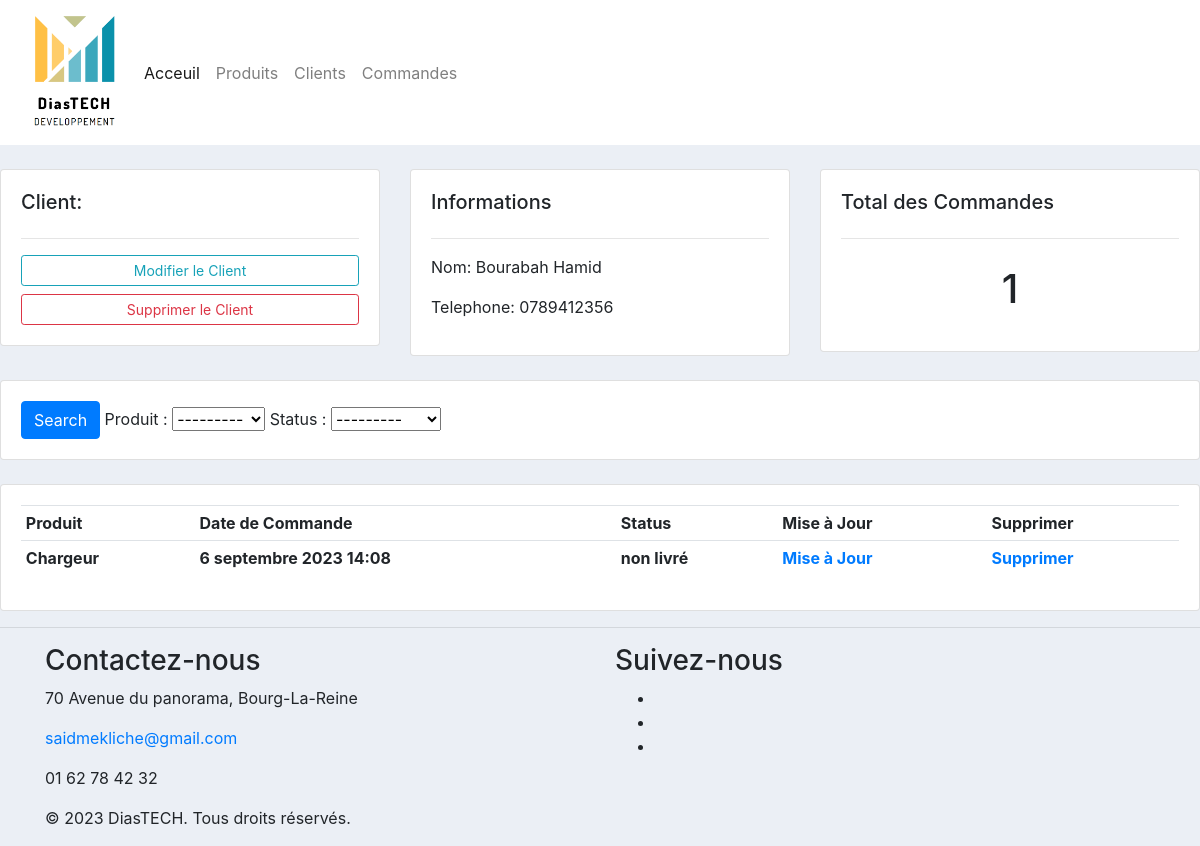
The page /client//3 on the database its author committed.
### client/models.py (models this page shows, shortened)
class Client(models.Model):
    nom = models.CharField(max_length=200, null=True)
    telephone = models.CharField(max_length=200, null=True)
    date_creation = models.DateTimeField(auto_now_add=True)

### commande/models.py (models this page shows)
class Commande(models.Model):
    STATUS = (
        ('en_instance', 'En instance'),
        ('non livré', 'non livré'),
        ('livré', 'livré')
    )
    client = models.ForeignKey(Client, null= True, on_delete=models.SET_NULL)
    produit = models.ForeignKey(Produit, null= True, on_delete=models.SET_NULL)
    status = models.CharField(max_length=200, choices=STATUS)
    date_creation = models.DateTimeField(auto_now_add=True)

### produit/models.py (models this page shows)
class Produit(models.Model):
    nom = models.CharField(max_length=200, null=True)
    prix = models.FloatField(null=True)
    date_creation = models.DateTimeField(auto_now_add=True)
    tag= models.ManyToManyField(Tag)
    def __str__(self):
        return self.nom

### client/views.py (the view)
# urls.py: path('/<str:pk>',views.list_client, name='client'),
def list_client(request,pk):
    client = Client.objects.get(id=pk)
    commande=client.commande_set.all()
    commande_total=commande.count()
    myFilter=CommandeFiltre(request.GET,queryset= commande)
    commande=myFilter.qs
    context={'client' : client,'commande': commande,'commande_total':commande_total,'myFilter': myFilter}
    return render(request,'client/list_client.html', context)

### templates/client/list_client.html
{% extends 'main.html' %}
{% block contenu %}
<br>
<div class="row">
	<div class="col-md">
		<div class="card card-body">
			<h5>Client:</h5>
			<hr>
			<a class="btn btn-outline-info  btn-sm btn-block" href="">Modifier le Client</a>
			<a class="btn btn-outline-danger  btn-sm btn-block" href="">Supprimer le Client</a>
		</div>
	</div>
	<div class="col-md">
		<div class="card card-body">
			<h5>Informations</h5>
			<hr>
			<p>Nom: {{client.nom}} </p>
			<p>Telephone: {{client.telephone}}</p>
		</div>
	</div>
	<div class="col-md">
		<div class="card card-body">
			<h5>Total des Commandes</h5>
			<hr>
			<h1 style="text-align: center;padding: 10px">{{commande_total}}</h1>
		</div>
	</div>
</div>
<br>
<div class="row">
	<div class="col">
		<div class="card card-body">
			<form method="get">
		    <button class="btn btn-primary" type="submit">Search</button>
				{{myFilter.form}}
		  </form>
		</div>
	</div>
</div>
<br>
<div class="row">
	<div class="col-md">
		<div class="card card-body">
			<table class="table table-sm">
				<tr>
					<th>Produit</th>
					<th>Date de Commande</th>
					<th>Status</th>
					<th>Mise à Jour</th>
					<th>Supprimer</th>
				</tr>
				{%  for commande in commande %}
				<tr>
				<th>{{commande.produit}}</th>
					<th>{{commande.date_creation}}</th>
					<th>{{commande.status}}</th>
					<th><a href="">Mise à Jour</a></th>
					<th><a href="">Supprimer</a></th>
				</tr>
                {% endfor %}
			</table>
		</div>
	</div>
</div>
{% endblock %}

### static/css/main.css (style rules this page uses)
body { background-color: #ebeff5; }

### rows shown on the page
Client: nom "Bourabah Hamid", telephone "0789412356"
Commande: produit "Chargeur", date_creation "6 septembre 2023 14:08", status "non livré"

### other values the page prints
{{ commande_total }} "1"
